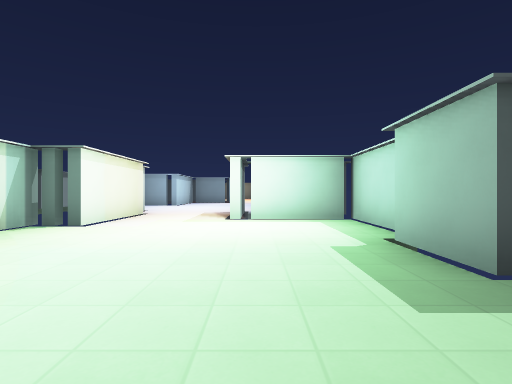
[1] (above)

21 first-person views from a walk through a 3-D level made in the Godot game engine. The camera is 1.3 m above the floor, looks level and sees 80° across. The floor is counted in squares, 2 m on a side. Each view is taken from the middle of a square. On the plan, view 1 faces up. The plan holds only what a view shows up to about 10 squares ahead; the rest is blank. The place goes on beyond the plan. Characters and animated objects are not drawn. Surface patterns are stand-ins for the level's own textures.

[2]
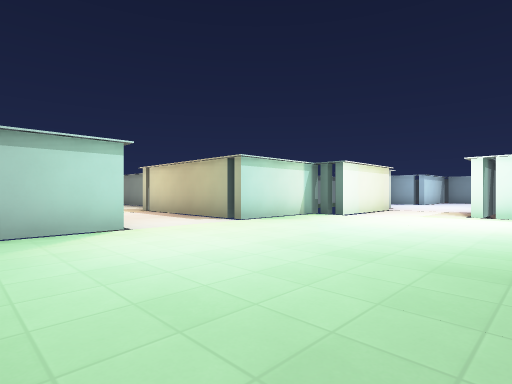

[3]
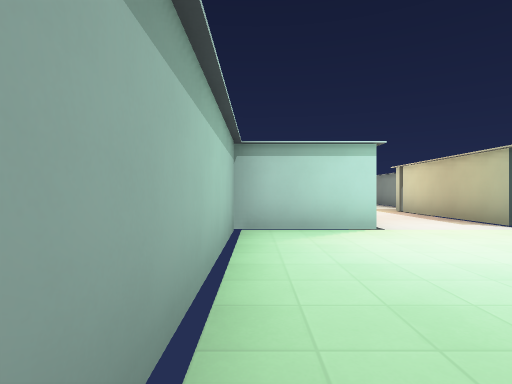

[4]
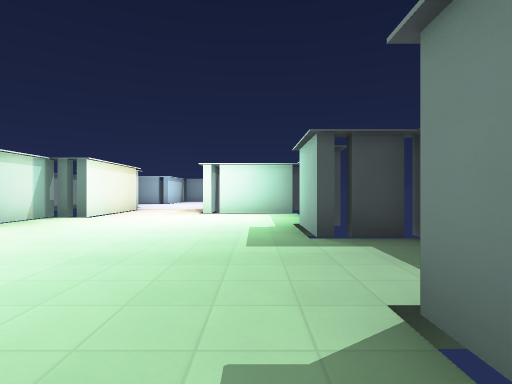

[5]
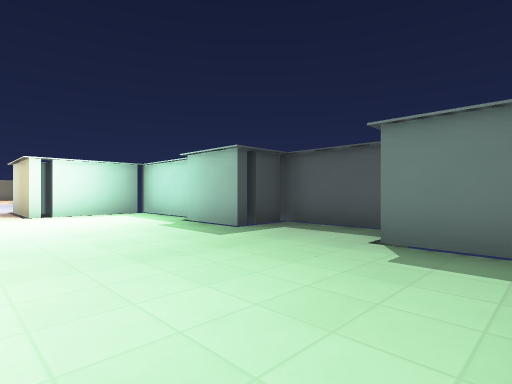

[6]
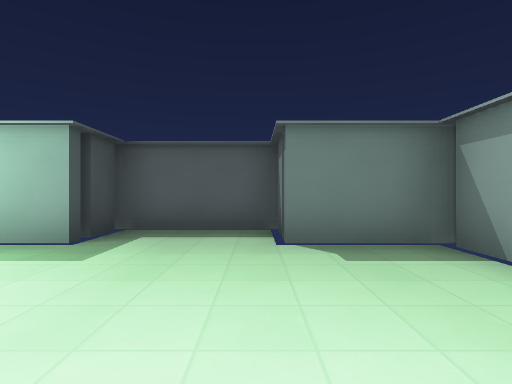

[7]
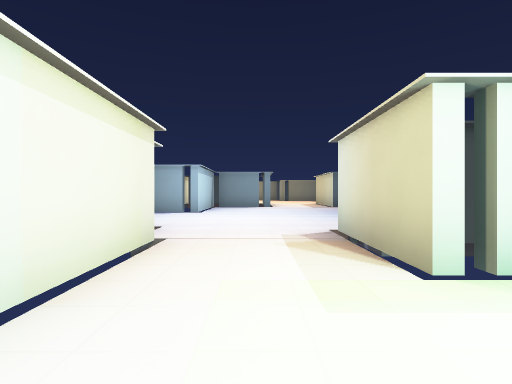

[8]
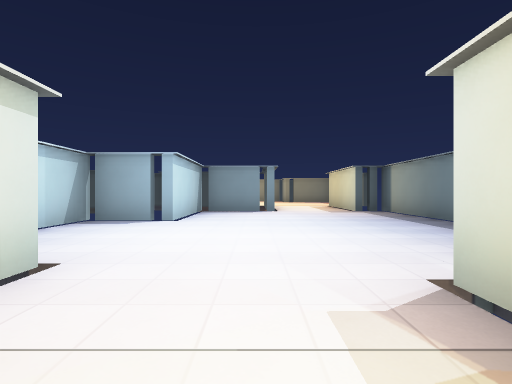

[9]
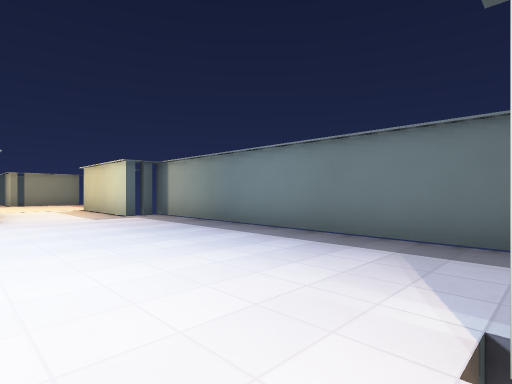

[10]
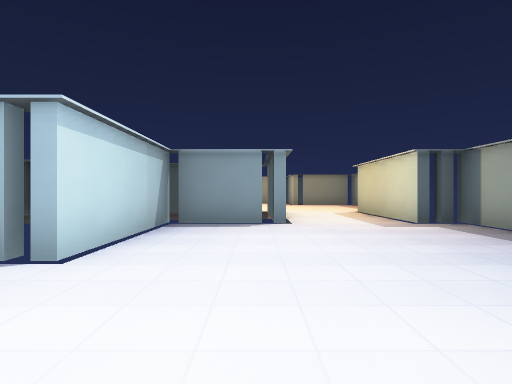

[11]
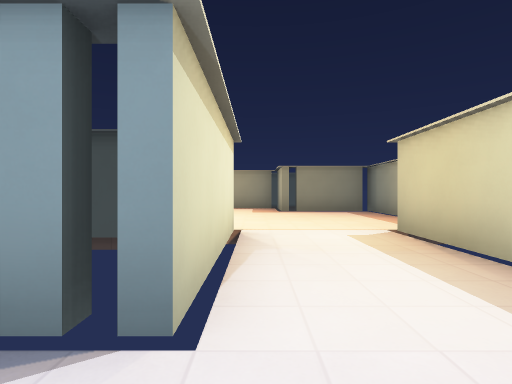

[12]
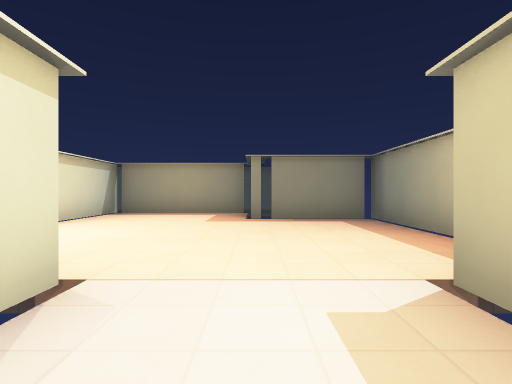

[13]
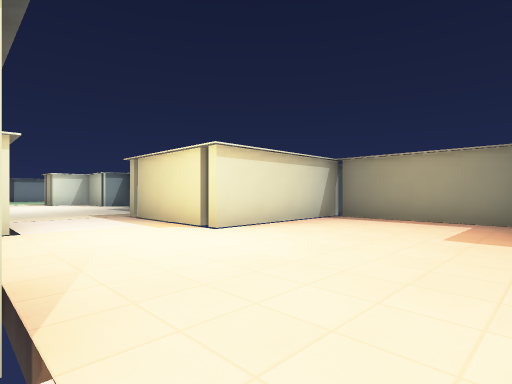

[14]
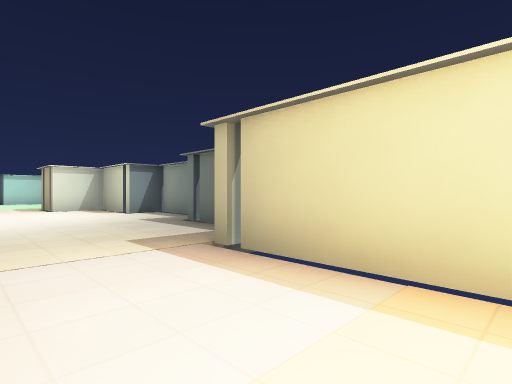

[15]
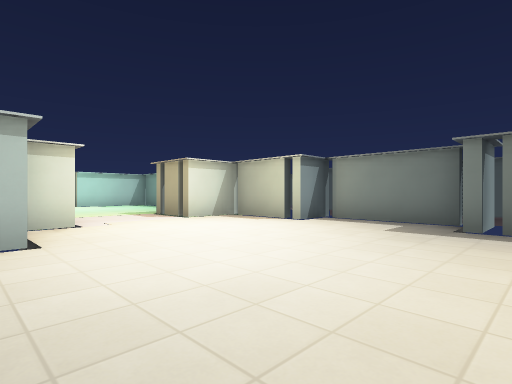

[16]
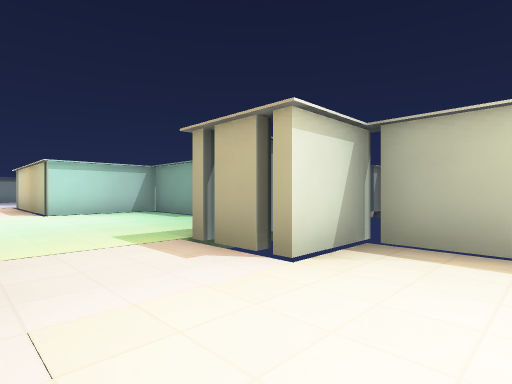

[17]
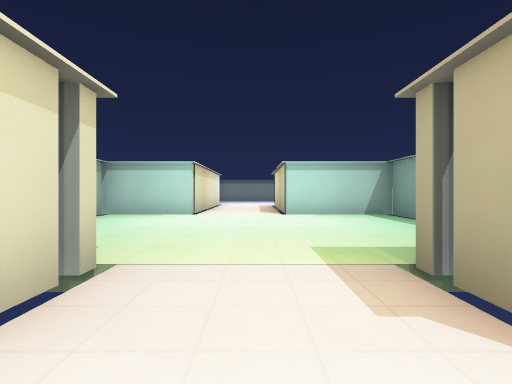

[18]
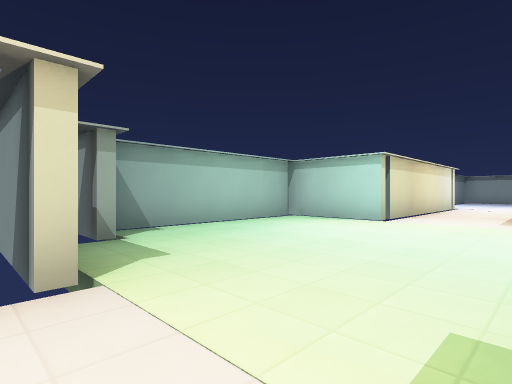

[19]
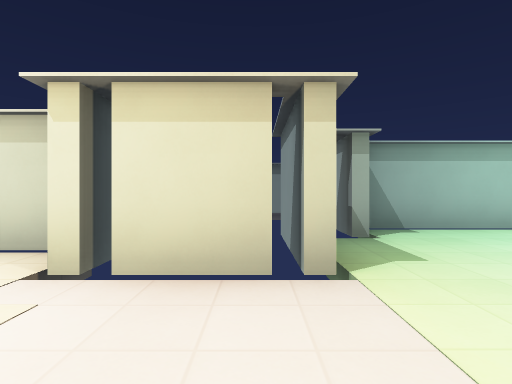

[20]
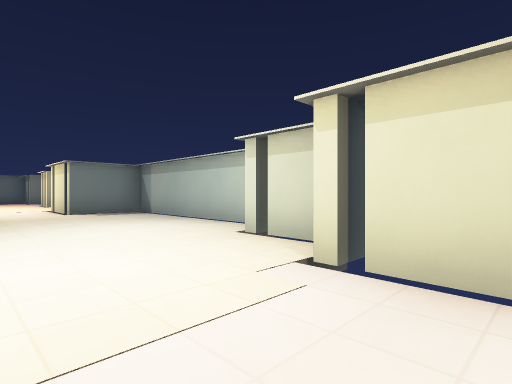

[21]
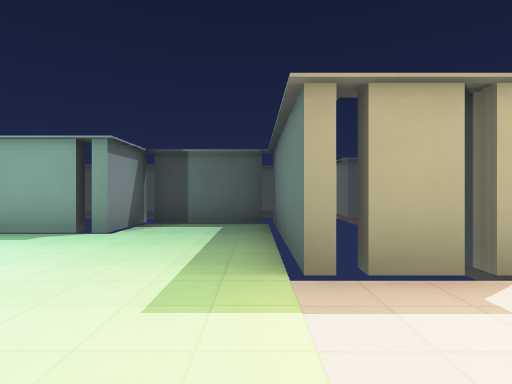

### Floor plan
Points are (right, up) in squares from view 1. A wall is a line through its corners. A room is listed if a view was taken in it or the views show most of it. See-through windows are left out.
Room 1 (views 1, 2, 3, 4, 5, 6, 7, 8, 9)
walls: (2.4, 4.9) (2.4, 7.6); (3.2, 2.4) (1.9, 2.4) (1.9, 4.1); (-4.4, 0.1) (-4.4, -2.4) (1.6, -2.4); (-4.4, 6.1) (-4.4, 2.9); (2.2, 7.4) (-0.6, 7.4) (-0.6, 10.1); (3.4, -0.5) (3.4, 2.6); (1.9, -2.6) (1.9, -0.4) (3, -0.4); (-3.4, 9.1) (-3.4, 5.9); (-3.9, 10.6) (-3.9, 10.1)
ways out: opening at (-2.5, 11) to room 2; opening at (-4.5, 1.5); gap at (-4, -3); gap at (3, -1)
Room 2 (views 10, 11, 12, 13, 14, 15, 16, 17, 18, 19, 20, 21)
walls: (-13.4, 20.6) (-8.1, 20.6) (-8.1, 22.6) (-6.4, 22.6); (-10, 26.9) (-10.6, 26.9); (-3.9, 18.6) (-3.9, 14.9); (-11.2, 27.9) (-14.4, 27.9) (-14.4, 26.9); (-15.8, 21.6) (-14.4, 21.6); (-1.4, 22.1) (-1.4, 18.4) (-3.6, 18.4); (-14.9, 26.9) (-16.9, 26.9) (-16.9, 25.4) (-18.6, 25.4) (-18.6, 29.4); (-4.4, 14.9) (-5.9, 14.9) (-5.9, 13.4); (-18.4, 22.8) (-18.4, 20.4); (-18.8, 22.6) (-16.4, 22.6) (-16.4, 21.9); (-0.4, 29.4) (-4.4, 29.4) (-4.4, 25.4) (-8.1, 25.4); (2.2, 18.4) (1.4, 18.4) (1.4, 22.1); (2.9, 24.4) (2.9, 27.6); (-18.9, 29.4) (-21.4, 29.4) (-21.4, 27.9); (2.6, 27.4) (-0.1, 27.4); (-21.9, 27.9) (-24.6, 27.9); (-0.4, 9.8) (-0.4, 9.1); (-24.6, 19.6) (-20, 19.6); (-24.9, 22.1) (-24.9, 19.4); (2.4, 10.4) (2.4, 18.6); (-25.4, 24.9) (-26.5, 24.9); (-24.9, 28) (-24.9, 24.9); (-26.5, 22.1) (-25.4, 22.1)
ways out: opening at (-2.5, 11) to room 1; gap at (-21, 30); gap at (-20, 19); gap at (-19, 30); gap at (-16, 21); gap at (-14, 28); gap at (-3, 21)

Where each view was taken, in squares from view 1:
view 1: 0 up, 0 right, facing up
view 2: 2 down, 1 right, facing up-left
view 3: 2 down, 1 right, facing left
view 4: 2 down, 1 right, facing up
view 5: 2 down, 2 left, facing up-right
view 6: 0 up, 2 left, facing right
view 7: 5 up, 2 left, facing up
view 8: 8 up, 2 left, facing up
view 9: 10 up, 2 left, facing up-right
view 10: 12 up, 2 left, facing up
view 11: 17 up, 1 left, facing up
view 12: 20 up, 0 right, facing up
view 13: 22 up, 0 right, facing up-left
view 14: 23 up, 5 left, facing up-left
view 15: 21 up, 10 left, facing up-left
view 16: 23 up, 15 left, facing up-left
view 17: 24 up, 16 left, facing left
view 18: 25 up, 18 left, facing down-left
view 19: 25 up, 18 left, facing down
view 20: 25 up, 18 left, facing down-right
view 21: 23 up, 19 left, facing up
